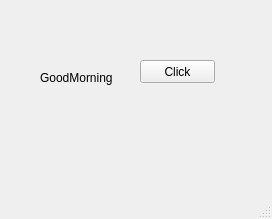
<?xml version="1.0" encoding="UTF-8"?>
<ui version="4.0">
 <class>MainWindow</class>
 <widget class="QMainWindow" name="MainWindow">
  <property name="geometry">
   <rect>
    <x>0</x>
    <y>0</y>
    <width>272</width>
    <height>219</height>
   </rect>
  </property>
  <property name="windowTitle">
   <string>MainWindow</string>
  </property>
  <widget class="QWidget" name="centralwidget">
   <widget class="QPushButton" name="pb">
    <property name="geometry">
     <rect>
      <x>140</x>
      <y>60</y>
      <width>75</width>
      <height>23</height>
     </rect>
    </property>
    <property name="text">
     <string>Click</string>
    </property>
   </widget>
   <widget class="QLabel" name="lbl">
    <property name="geometry">
     <rect>
      <x>40</x>
      <y>70</y>
      <width>81</width>
      <height>16</height>
     </rect>
    </property>
    <property name="text">
     <string>GoodMorning</string>
    </property>
   </widget>
  </widget>
  <widget class="QMenuBar" name="menubar">
   <property name="geometry">
    <rect>
     <x>0</x>
     <y>0</y>
     <width>272</width>
     <height>21</height>
    </rect>
   </property>
  </widget>
  <widget class="QStatusBar" name="statusbar"/>
 </widget>
 <resources/>
 <connections/>
</ui>
